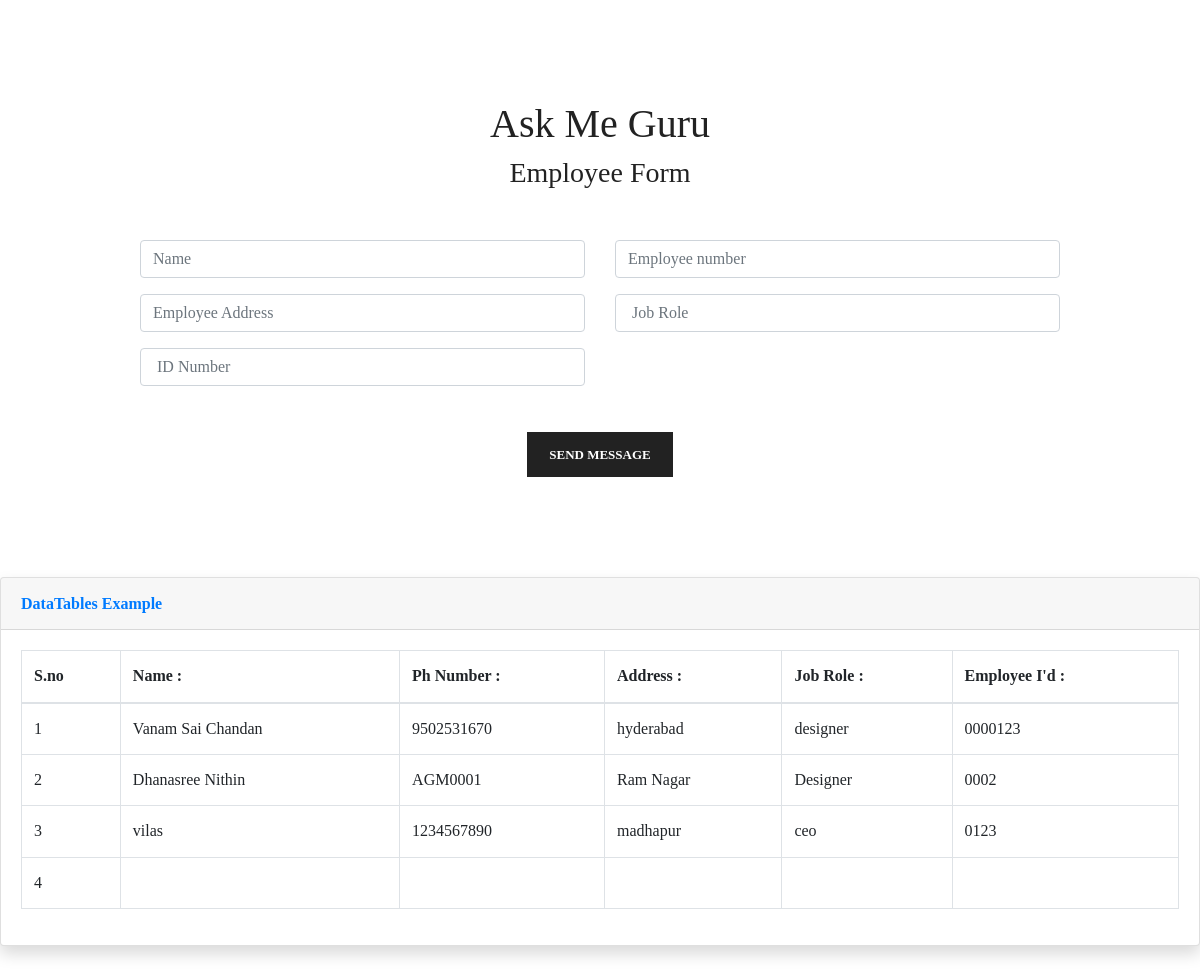
/about.html, run on the app's committed database.
### home/models.py (models this page shows, shortened)
class About(models.Model):
    name = models.CharField(max_length=20)
    number = models.CharField(max_length=20)
    address = models.CharField(max_length=20)
    role = models.CharField(max_length=20)
    emid = models.CharField(max_length=20)

### home/views.py (the view, shortened to what this page needs)
# urls.py: path('about.html', views.about, name = 'about'),
def about(request):
    about = About.objects.all()
    context = { 'about' : about}
    return render(request, 'about.html', context )

### templates/about.html (shortened to what this page needs)
<!DOCTYPE html>
<html lang="en">
<head>
    {% load static %}
    <link rel="stylesheet" href="{% static 'css/bootstrap.css' %}">
    <link rel="stylesheet" href="{% static 'css/owl.carousel.min.css' %}">
    <link rel="stylesheet" href="{% static 'css/owl.theme.default.min.css ' %}">
    <link rel="stylesheet" href="{% static 'css/magnific-popup.css ' %}">
    <link rel="stylesheet" href="{% static 'css/style.css' %}">
<link rel= "stylesheet"href= "{% static 'css/coderwebsite.css' %}" type= "text/css">
</head>
<body>
            <section class="contact pt-100 pb-100" >
                <div class="container">
                    <div class="row">
                        <div class="col text-center">
                            <div class="heading">
                               <h1> Ask Me Guru</h1>
                               <h3>Employee Form</h3>
                            </div>
                        </div>
                    </div>
                    <div class="row">
                        <div class="col-lg-10 offset-lg-1">
                            <form action="/about.html"  method="post" ><input type='hidden' name='form-name' value='contactForm' />
                                <div class="row">
                                    <div class="col-md-6 form-group">
                                        <input type="text" class="form-control " name="name" id="name" placeholder="Name" minlength=3 required >
                                    </div>
                                    <div class="col-md-6 form-group">
                                        <input type="phone" class="form-control " name="number" id="email" placeholder="Employee number" required  >
                                    </div>
                                    <div class="col-md-6 form-group">
                                        <input type="text" class="form-control " name="address" id="email" placeholder="Employee Address" required  >
                                    </div>
                                    <div class="col-md-6 form-group">
                                        <input type="text" class="form-control " name="role" id="email" placeholder=" Job Role" required  >
                                    </div>
                                    <div class="col-md-6 form-group">
                                        <input type="text" class="form-control " name="emid" id="email" placeholder=" ID Number" required  >
                                    </div>
                                    <div class="col-md-12 text-center">
                                        <button type="submit" id="contact-submit" class="mt-30 main-btn">
                                            Send Message
                                        </button>
                                    </div>
                                </div>
                            </form>
                        </div>
                    </div>
                </div>
            </section>
<div class="card shadow mb-4">
    <div class="card-header py-3">
        <h6 class="m-0 font-weight-bold text-primary">DataTables Example</h6>
    </div>
    <div class="card-body">
        <div class="table-responsive">
            <table class="table table-bordered" id="dataTable" width="100%" cellspacing="0">
                {% block content %}
                <thead>
                    <tr>
                        <th>S.no</th>
                        <th>Name :</th>
                        <th>Ph Number :</th>
                        <th>Address :</th>
                        <th>Job Role :</th>
                        <th>Employee I'd :</th>
                    </tr>
                </thead>
                <tbody>
                    <tr>
                        <td>1</td>
                        <td>{{about.0.name}}</td>
                        <td>{{about.0.number}}</td>
                        <td>{{about.0.address}}</td>
                        <td>{{about.0.role}}</td>
                        <td>{{about.0.emid}}</td>
                    </tr>
                    <tr>
                        <td>2</td>
                        <td>{{about.1.name}}</td>
                        <td>{{about.1.number}}</td>
                        <td>{{about.1.address}}</td>
                        <td>{{about.1.role}}</td>
                        <td>{{about.1.emid}}</td>
                    </tr>
                    <tr>
                        <td>3</td>
                        <td>{{about.2.name}}</td>
                        <td>{{about.2.number}}</td>
                        <td>{{about.2.address}}</td>
                        <td>{{about.2.role}}</td>
                        <td>{{about.2.emid}}</td>
                    </tr>
                    <tr>
                        <td>4</td>
                        <td>{{about.3.name}}</td>
                        <td>{{about.3.number}}</td>
                        <td>{{about.3.address}}</td>
                        <td>{{about.3.role}}</td>
                        <td>{{about.3.emid}}</td>
                    </tr>
                </tbody>
                {% endblock content %}
            </table>
        </div>
    </div>
</div>
</body>
</html>

### static/css/style.css (style rules this page uses)
* { -webkit-box-sizing: border-box; box-sizing: border-box; padding: 0; margin: 0; text-decoration: none !important; list-style: none !important; outline: none !important; }
h1, h2, h3, h4, h5, h6 { color: #222; }
body { font-family: "Raleway", san-serif; position: relative; font-size: 16px; line-height: 1.65; color: #484848; -webkit-font-smoothing: antialiased; }
.mt-30 { margin-top: 30px !important; }
.m-0 { margin: 0px !important; }
.pt-100 { padding-top: 100px !important; }
.pb-100 { padding-bottom: 100px !important; }
.heading { margin-bottom: 50px; }
.main-btn { display: inline-block; background-color: #222; padding: 10px 20px; border: 2px solid #222; color: #fff; text-transform: uppercase; -webkit-transition: .2s background-color ease; -o-transition: .2s background-color ease; transition: .2s background-color ease; font-size: 13px; font-weight: 600; cursor: pointer; }

### data on the page
About: name "Vanam Sai Chandan", number "9502531670", address "hyderabad", role "designer", emid "0000123"
About: name "Dhanasree Nithin", number "AGM0001", address "Ram Nagar", role "Designer", emid "0002"
About: name "vilas", number "1234567890", address "madhapur", role "ceo", emid "0123"
